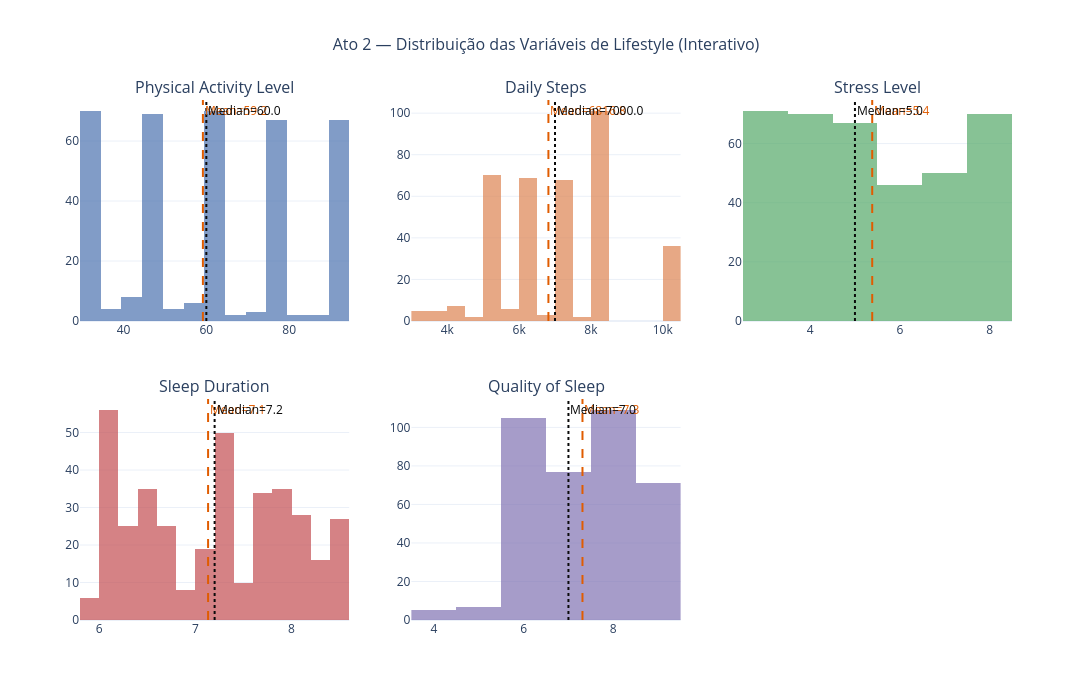

Notebook code for this chart:
### Code cell
plot_lifestyle_distributions_interactive(df)        # plotly — interativo

### Figure 1 — Plotly figure (JSON) as saved in the notebook; plotly's stock layout.template omitted (floating-point values rounded to 4 significant figures; data arrays with more than 128 entries replaced by an {"elided": "..."} marker saying what was removed)
{"data": [{"hovertemplate": "Valor: %{x}<br>Count: %{y}<extra></extra>", "marker": {"color": "#4c72b0"}, "name": "Physical Activity Level", "opacity": 0.7, "type": "histogram", "x": {"elided": "374 int values"}, "xaxis": "x", "yaxis": "y"}, {"hovertemplate": "Valor: %{x}<br>Count: %{y}<extra></extra>", "marker": {"color": "#dd8452"}, "name": "Daily Steps", "opacity": 0.7, "type": "histogram", "x": {"elided": "374 int values"}, "xaxis": "x2", "yaxis": "y2"}, {"hovertemplate": "Valor: %{x}<br>Count: %{y}<extra></extra>", "marker": {"color": "#55a868"}, "name": "Stress Level", "opacity": 0.7, "type": "histogram", "x": {"elided": "374 int values"}, "xaxis": "x3", "yaxis": "y3"}, {"hovertemplate": "Valor: %{x}<br>Count: %{y}<extra></extra>", "marker": {"color": "#c44e52"}, "name": "Sleep Duration", "opacity": 0.7, "type": "histogram", "x": {"elided": "374 float values"}, "xaxis": "x4", "yaxis": "y4"}, {"hovertemplate": "Valor: %{x}<br>Count: %{y}<extra></extra>", "marker": {"color": "#8172b2"}, "name": "Quality of Sleep", "opacity": 0.7, "type": "histogram", "x": {"elided": "374 int values"}, "xaxis": "x5", "yaxis": "y5"}], "layout": {"annotations": [{"font": {"size": 16}, "showarrow": false, "text": "Physical Activity Level", "x": 0.1444, "xanchor": "center", "xref": "paper", "y": 1, "yanchor": "bottom", "yref": "paper"}, {"font": {"size": 16}, "showarrow": false, "text": "Daily Steps", "x": 0.5, "xanchor": "center", "xref": "paper", "y": 1, "yanchor": "bottom", "yref": "paper"}, {"font": {"size": 16}, "showarrow": false, "text": "Stress Level", "x": 0.8556, "xanchor": "center", "xref": "paper", "y": 1, "yanchor": "bottom", "yref": "paper"}, {"font": {"size": 16}, "showarrow": false, "text": "Sleep Duration", "x": 0.1444, "xanchor": "center", "xref": "paper", "y": 0.425, "yanchor": "bottom", "yref": "paper"}, {"font": {"size": 16}, "showarrow": false, "text": "Quality of Sleep", "x": 0.5, "xanchor": "center", "xref": "paper", "y": 0.425, "yanchor": "bottom", "yref": "paper"}, {"font": {"color": "#e05c00"}, "showarrow": false, "text": "Mean=59.2", "x": 59.17, "xanchor": "left", "xref": "x", "y": 1, "yanchor": "top", "yref": "y domain"}, {"font": {"color": "#0a0a0a"}, "showarrow": false, "text": "Median=60.0", "x": 60, "xanchor": "left", "xref": "x", "y": 1, "yanchor": "top", "yref": "y domain"}, {"font": {"color": "#e05c00"}, "showarrow": false, "text": "Mean=6816.8", "x": 6817.0, "xanchor": "left", "xref": "x2", "y": 1, "yanchor": "top", "yref": "y2 domain"}, {"font": {"color": "#0a0a0a"}, "showarrow": false, "text": "Median=7000.0", "x": 7000, "xanchor": "left", "xref": "x2", "y": 1, "yanchor": "top", "yref": "y2 domain"}, {"font": {"color": "#e05c00"}, "showarrow": false, "text": "Mean=5.4", "x": 5.385, "xanchor": "left", "xref": "x3", "y": 1, "yanchor": "top", "yref": "y3 domain"}, {"font": {"color": "#0a0a0a"}, "showarrow": false, "text": "Median=5.0", "x": 5, "xanchor": "left", "xref": "x3", "y": 1, "yanchor": "top", "yref": "y3 domain"}, {"font": {"color": "#e05c00"}, "showarrow": false, "text": "Mean=7.1", "x": 7.132, "xanchor": "left", "xref": "x4", "y": 1, "yanchor": "top", "yref": "y4 domain"}, {"font": {"color": "#0a0a0a"}, "showarrow": false, "text": "Median=7.2", "x": 7.2, "xanchor": "left", "xref": "x4", "y": 1, "yanchor": "top", "yref": "y4 domain"}, {"font": {"color": "#e05c00"}, "showarrow": false, "text": "Mean=7.3", "x": 7.313, "xanchor": "left", "xref": "x5", "y": 1, "yanchor": "top", "yref": "y5 domain"}, {"font": {"color": "#0a0a0a"}, "showarrow": false, "text": "Median=7.0", "x": 7, "xanchor": "left", "xref": "x5", "y": 1, "yanchor": "top", "yref": "y5 domain"}], "height": 700, "shapes": [{"line": {"color": "#e05c00", "dash": "dash", "width": 2}, "type": "line", "x0": 59.17, "x1": 59.17, "xref": "x", "y0": 0, "y1": 1, "yref": "y domain"}, {"line": {"color": "#0a0a0a", "dash": "dot", "width": 2}, "type": "line", "x0": 60, "x1": 60, "xref": "x", "y0": 0, "y1": 1, "yref": "y domain"}, {"line": {"color": "#e05c00", "dash": "dash", "width": 2}, "type": "line", "x0": 6817.0, "x1": 6817.0, "xref": "x2", "y0": 0, "y1": 1, "yref": "y2 domain"}, {"line": {"color": "#0a0a0a", "dash": "dot", "width": 2}, "type": "line", "x0": 7000, "x1": 7000, "xref": "x2", "y0": 0, "y1": 1, "yref": "y2 domain"}, {"line": {"color": "#e05c00", "dash": "dash", "width": 2}, "type": "line", "x0": 5.385, "x1": 5.385, "xref": "x3", "y0": 0, "y1": 1, "yref": "y3 domain"}, {"line": {"color": "#0a0a0a", "dash": "dot", "width": 2}, "type": "line", "x0": 5, "x1": 5, "xref": "x3", "y0": 0, "y1": 1, "yref": "y3 domain"}, {"line": {"color": "#e05c00", "dash": "dash", "width": 2}, "type": "line", "x0": 7.132, "x1": 7.132, "xref": "x4", "y0": 0, "y1": 1, "yref": "y4 domain"}, {"line": {"color": "#0a0a0a", "dash": "dot", "width": 2}, "type": "line", "x0": 7.2, "x1": 7.2, "xref": "x4", "y0": 0, "y1": 1, "yref": "y4 domain"}, {"line": {"color": "#e05c00", "dash": "dash", "width": 2}, "type": "line", "x0": 7.313, "x1": 7.313, "xref": "x5", "y0": 0, "y1": 1, "yref": "y5 domain"}, {"line": {"color": "#0a0a0a", "dash": "dot", "width": 2}, "type": "line", "x0": 7, "x1": 7, "xref": "x5", "y0": 0, "y1": 1, "yref": "y5 domain"}], "showlegend": false, "title": {"font": {"size": 16}, "text": "Ato 2 — Distribuição das Variáveis de Lifestyle (Interativo)", "x": 0.5}, "width": 1200, "xaxis": {"anchor": "y", "domain": [0, 0.2889]}, "xaxis2": {"anchor": "y2", "domain": [0.3556, 0.6444]}, "xaxis3": {"anchor": "y3", "domain": [0.7111, 1]}, "xaxis4": {"anchor": "y4", "domain": [0, 0.2889]}, "xaxis5": {"anchor": "y5", "domain": [0.3556, 0.6444]}, "xaxis6": {"anchor": "y6", "domain": [0.7111, 1]}, "yaxis": {"anchor": "x", "domain": [0.575, 1]}, "yaxis2": {"anchor": "x2", "domain": [0.575, 1]}, "yaxis3": {"anchor": "x3", "domain": [0.575, 1]}, "yaxis4": {"anchor": "x4", "domain": [0, 0.425]}, "yaxis5": {"anchor": "x5", "domain": [0, 0.425]}, "yaxis6": {"anchor": "x6", "domain": [0, 0.425]}}}
